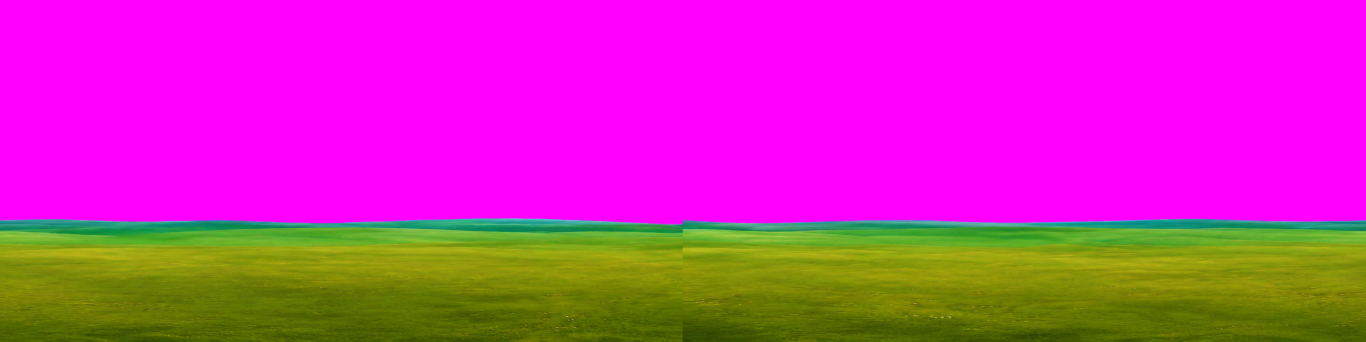
#> input picture backdrop-meadow-src.png, 4096 x 1024 px (shown at 1/3 size)
$ python prep_backdrop.py ../backdrop-meadow-src.png out.png
#> lines starting #> are read from the running program, lines starting #| are printed output that depends on the picture
#!/usr/bin/env python3
"""Prepare magenta-keyed horizon art for Liora Farm.

Pipeline:
  magenta key -> despill -> crop transparent rows -> optional skyline crop
  -> heal only catastrophic interior joins -> verify the real left/right wrap
  -> WebP

Generated treelines naturally contain sharp vertical edges at trunks and canopy
clumps. Those are not seams. The guard therefore treats the outer wrap as its
own invariant and only heals an interior join when it is a true statistical
outlier, rather than repeatedly blurring normal artwork.
"""
from __future__ import annotations

import argparse
import sys
from pathlib import Path

from PIL import Image

KEY = (255, 0, 255)


def key_magenta(image: Image.Image, tolerance: int = 90) -> Image.Image:
    rgba = image.convert("RGBA")
    px = rgba.load()
    width, height = rgba.size
    for y in range(height):
        for x in range(width):
            r, g, b, _ = px[x, y]
            spill = min(r, b) - g
            if spill <= 0:
                px[x, y] = (r, g, b, 255)
                continue
            if spill >= tolerance:
                px[x, y] = (0, 0, 0, 0)
                continue
            alpha = 1.0 - spill / tolerance
            out = []
            for i, channel in enumerate((r, g, b)):
                value = (channel - KEY[i] * (1 - alpha)) / alpha if alpha > 0 else 0
                out.append(max(0, min(255, round(value))))
            out[0] = min(out[0], out[1] + 12)
            out[2] = min(out[2], out[1] + 12)
            px[x, y] = (*out, round(alpha * 255))
    return rgba


def crop_transparent_rows(image: Image.Image) -> Image.Image:
    box = image.getbbox()
    if box is None:
        raise ValueError("image became fully transparent after keying")
    return image.crop((0, box[1], image.size[0], box[3]))


def column_gaps(image: Image.Image) -> list[float]:
    """Premultiplied RGBA difference for every vertical join, wrap included."""
    width, height = image.size
    px = image.load()
    gaps: list[float] = []
    for x in range(width):
        nxt = (x + 1) % width
        total = 0.0
        for y in range(height):
            ar, ag, ab, aa = px[x, y]
            br, bg, bb, ba = px[nxt, y]
            sa, sb = aa / 255.0, ba / 255.0
            total += (
                abs(ar * sa - br * sb)
                + abs(ag * sa - bg * sb)
                + abs(ab * sa - bb * sb)
                + abs(aa - ba)
            )
        gaps.append(total / (height * 4))
    return gaps


def percentile(values: list[float], fraction: float) -> float:
    if not values:
        return 0.0
    ordered = sorted(values)
    index = round((len(ordered) - 1) * fraction)
    return ordered[max(0, min(len(ordered) - 1, index))]


def gap_stats(image: Image.Image) -> dict:
    gaps = column_gaps(image)
    interior = gaps[:-1]
    mean = sum(interior) / len(interior) if interior else 0.0
    p95 = percentile(interior, 0.95)
    worst_x = max(range(len(interior)), key=interior.__getitem__) if interior else 0
    worst = interior[worst_x] if interior else 0.0
    wrap = gaps[-1] if gaps else 0.0
    return {
        "gaps": gaps,
        "mean": mean,
        "p95": p95,
        "worst_x": worst_x,
        "worst": worst,
        "wrap": wrap,
        "worst_mean_ratio": worst / mean if mean else 0.0,
        "worst_p95_ratio": worst / p95 if p95 else 0.0,
        "wrap_mean_ratio": wrap / mean if mean else 0.0,
        "wrap_p95_ratio": wrap / p95 if p95 else 0.0,
    }


def is_catastrophic(stats: dict) -> bool:
    """A generated cut, not an ordinary tree/grass edge."""
    return stats["worst"] > max(stats["mean"] * 8.0, stats["p95"] * 3.0)


def heal_one_catastrophic_seam(image: Image.Image, overlap: int) -> tuple[Image.Image, dict | None]:
    stats = gap_stats(image)
    seam = stats["worst_x"]
    width, height = image.size
    if not is_catastrophic(stats):
        return image, None
    if min(seam, width - 1 - seam) < overlap * 2:
        raise ValueError(
            f"catastrophic join x={seam} is too close to the wrap to heal safely"
        )

    left = image.crop((0, 0, seam + 1, height))
    right = image.crop((seam + 1, 0, width, height))
    if left.width <= overlap or right.width <= overlap:
        raise ValueError(f"catastrophic join x={seam} has too little artwork around it")

    blended = Image.new("RGBA", (width - overlap, height))
    blended.paste(left.crop((0, 0, left.width - overlap, height)), (0, 0))
    blended.paste(right.crop((overlap, 0, right.width, height)), (left.width, 0))

    tail = left.crop((left.width - overlap, 0, left.width, height)).load()
    head = right.crop((0, 0, overlap, height)).load()
    patch = Image.new("RGBA", (overlap, height))
    out = patch.load()
    for x in range(overlap):
        t = x / max(1, overlap - 1)
        t = t * t * (3 - 2 * t)
        for y in range(height):
            a, b = tail[x, y], head[x, y]
            out[x, y] = tuple(round(a[i] * (1 - t) + b[i] * t) for i in range(4))
    blended.paste(patch, (left.width - overlap, 0))
    return blended, stats


def heal_catastrophic_seams(image: Image.Image, overlap: int, max_passes: int = 3) -> tuple[Image.Image, list[dict]]:
    healed = image
    reports: list[dict] = []
    for _ in range(max_passes):
        next_image, report = heal_one_catastrophic_seam(healed, overlap)
        if report is None:
            break
        healed = next_image
        reports.append(report)
    return healed, reports


def verify(image: Image.Image) -> dict:
    stats = gap_stats(image)
    if is_catastrophic(stats):
        raise ValueError(
            f"interior join x={stats['worst_x']} is still catastrophic: "
            f"{stats['worst_mean_ratio']:.1f}x mean / {stats['worst_p95_ratio']:.1f}x p95"
        )

    # This is the seam users actually see when the cylinder wraps. It may be a
    # little sharper than an average tree edge, but it must not be an outlier.
    if stats["wrap"] > max(stats["mean"] * 4.0, stats["p95"] * 2.5):
        raise ValueError(
            f"left/right wrap is not seamless: {stats['wrap_mean_ratio']:.1f}x mean / "
            f"{stats['wrap_p95_ratio']:.1f}x p95"
        )
    return stats


def main() -> int:
    parser = argparse.ArgumentParser()
    parser.add_argument("source")
    parser.add_argument("destination")
    parser.add_argument("--overlap", type=int, default=192)
    parser.add_argument("--keep-top", type=int, default=0)
    parser.add_argument("--tolerance", type=int, default=90)
    parser.add_argument("--quality", type=int, default=88)
    parser.add_argument("--max-heals", type=int, default=3)
    args = parser.parse_args()

    source = Path(args.source)
    destination = Path(args.destination)
    image = Image.open(source)
#> image is the input picture: PIL image 4096x1024 RGB; mean R, G, B 203, 48.4, 172.2
    print(f"in    {source} {image.width}x{image.height} {image.mode}")
#| in    ../backdrop-meadow-src.png 4096x1024 RGB

    keyed = key_magenta(image, args.tolerance)
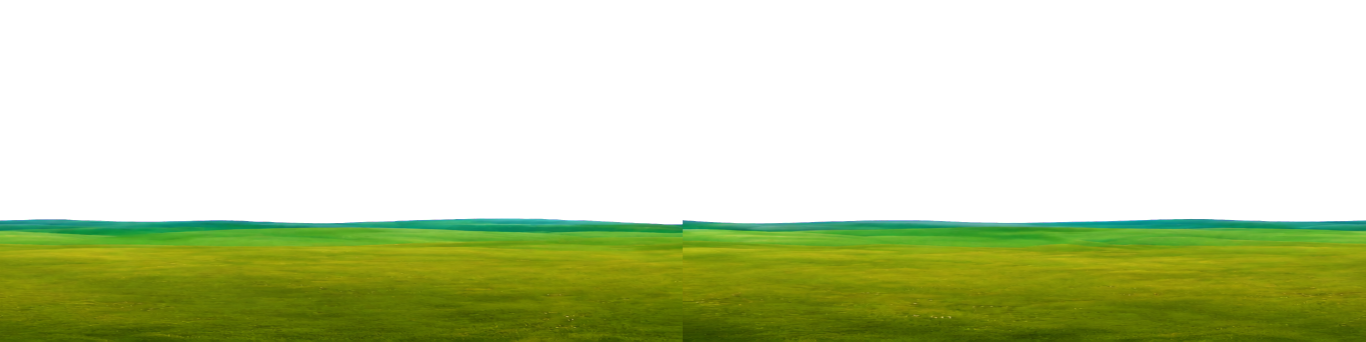
#> keyed: PIL image 4096x1024 RGBA (shown at 1/3 size); mean R, G, B, A 37.9, 48.4, 7.1, 89.8; transparent parts drawn white
    cropped = crop_transparent_rows(keyed)
#> in crop_transparent_rows, `box = image.getbbox()`: box = (0, 655, 4096, 1024)
#> in crop_transparent_rows, `return image.crop((0, box[1], image.size[0], box[3]))`:
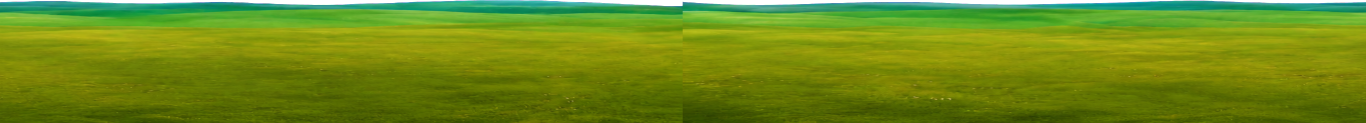
#> returned value: PIL image 4096x369 RGBA (shown at 1/3 size); mean R, G, B, A 105.3, 134.3, 19.6, 249.3; transparent parts drawn white
    print(f"key   {cropped.width}x{cropped.height}")
#| key   4096x369

    if args.keep_top:
        cropped = cropped.crop((0, 0, cropped.width, min(args.keep_top, cropped.height)))
        print(f"crop  skyline top {cropped.height}px")

    healed, reports = heal_catastrophic_seams(cropped, args.overlap, args.max_heals)
#> the loop in heal_catastrophic_seams, `for _ in range(max_passes):` made 2 passes
#> seam in heal_one_catastrophic_seam on passes 1 to 2: 2047, 1719
#> pass 1, in heal_one_catastrophic_seam, `left = image.crop((0, 0, seam + 1, height))`:
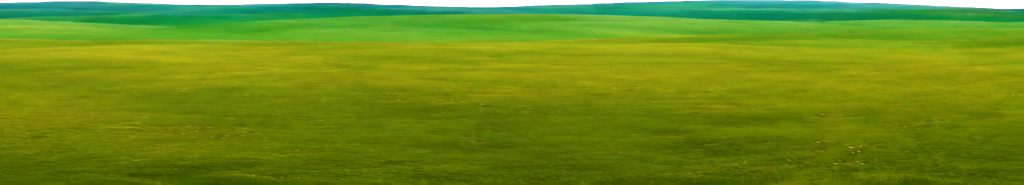
#> left: PIL image 2048x369 RGBA (shown at 1/2 size); mean R, G, B, A 103.6, 133.2, 19.6, 249.6; transparent parts drawn white
#> pass 1, in heal_one_catastrophic_seam, `right = image.crop((seam + 1, 0, width, height))`:
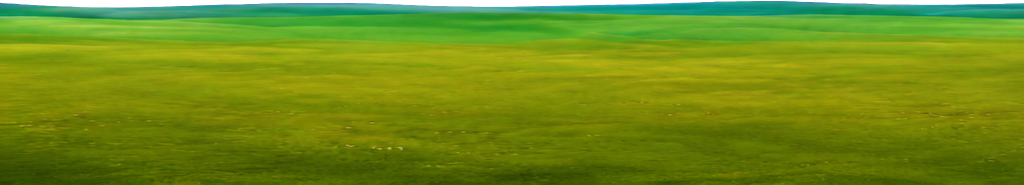
#> right: PIL image 2048x369 RGBA (shown at 1/2 size); mean R, G, B, A 107, 135.4, 19.6, 248.9; transparent parts drawn white
#> after the loop in heal_catastrophic_seams, `for _ in range(max_passes):`:
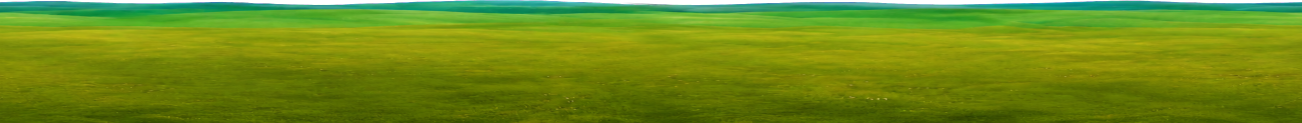
#> healed: PIL image 3904x369 RGBA (shown at 1/3 size); mean R, G, B, A 105.5, 134.6, 19.8, 249.4; transparent parts drawn white
#> after the loop in heal_catastrophic_seams, `for _ in range(max_passes):`: reports = 1 item
#> reports = 1 item
    if reports:
        for index, seam in enumerate(reports, start=1):
            print(
                f"heal{index} x={seam['worst_x']} "
                f"{seam['worst_mean_ratio']:.1f}x mean / {seam['worst_p95_ratio']:.1f}x p95 "
                f"over {args.overlap}px"
            )
#> this loop made 1 pass
#> index on pass 1: 1
#| heal1 x=2047 35.3x mean / 28.6x p95 over 192px
    else:
        print("heal  no catastrophic interior join")

    stats = verify(healed)
#> in verify, `stats = gap_stats(image)`: stats = 10 items
#> stats = 10 items
    print(
        f"check interior x={stats['worst_x']} {stats['worst_mean_ratio']:.2f}x mean / "
        f"{stats['worst_p95_ratio']:.2f}x p95; wrap "
        f"{stats['wrap_mean_ratio']:.2f}x mean / {stats['wrap_p95_ratio']:.2f}x p95"
    )
#| check interior x=1719 2.05x mean / 1.64x p95; wrap 0.00x mean / 0.00x p95

    destination.parent.mkdir(parents=True, exist_ok=True)
    healed.save(destination, "WEBP", quality=args.quality, method=6)
    print(f"out   {destination} {healed.width}x{healed.height} {destination.stat().st_size // 1024}KB")
    return 0


if __name__ == "__main__":
    try:
        raise SystemExit(main())
    except Exception as exc:
        print(f"REFUSED: {exc}", file=sys.stderr)
#> (the run stopped early here; a loop or call above may not have finished)
